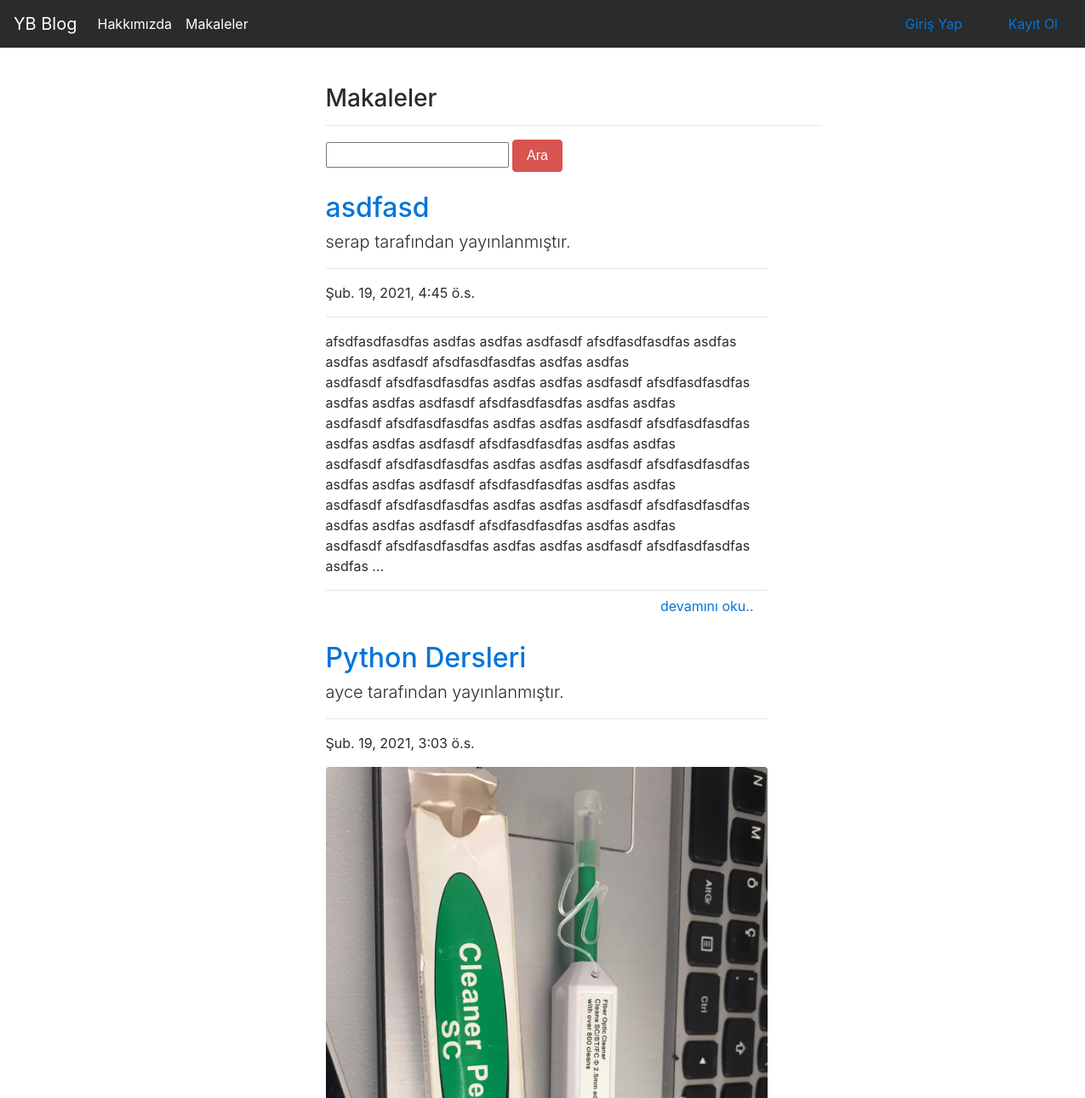
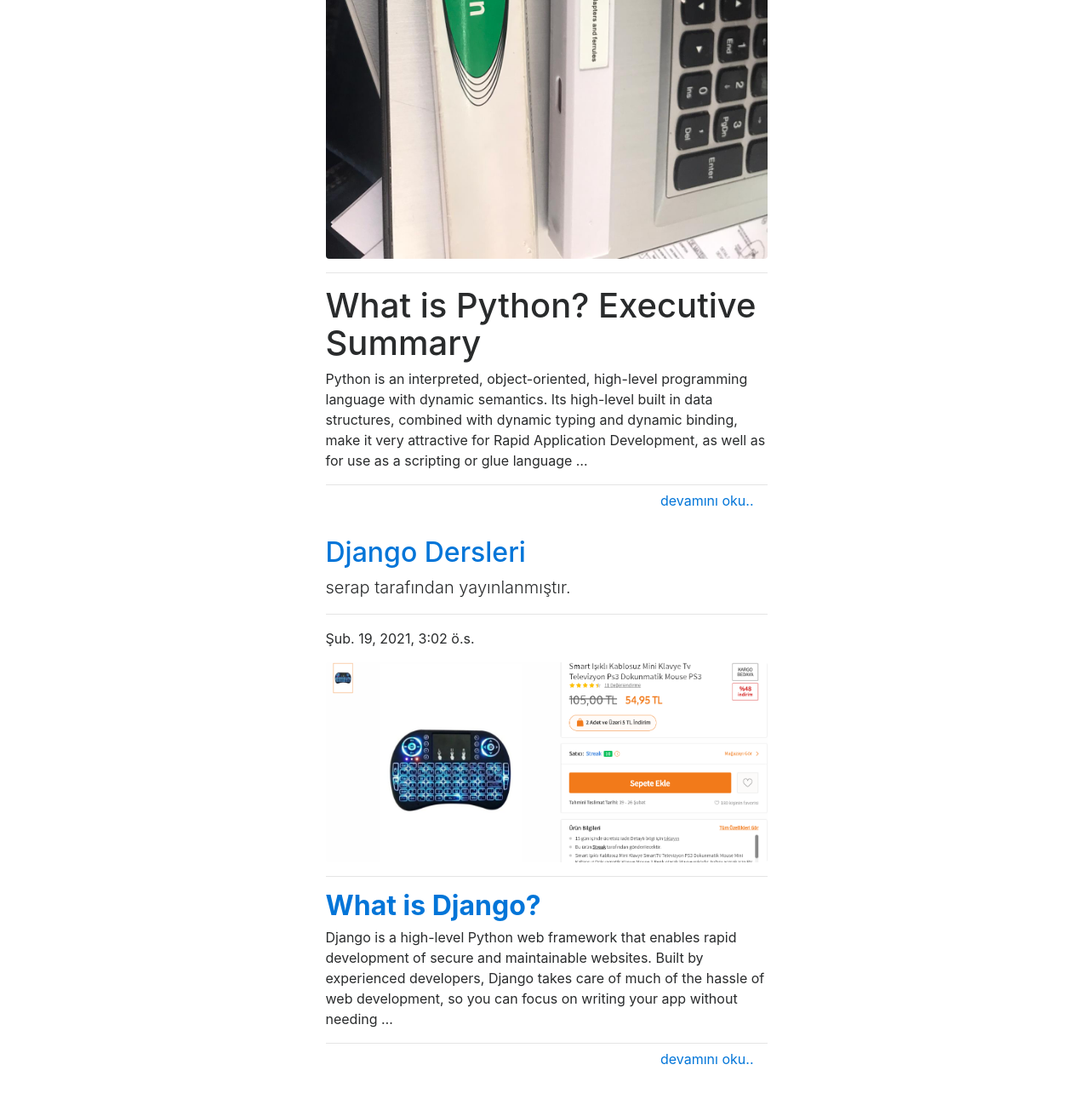
The app's page /article/ with its own data (2 pictures, top to bottom).
### article/models.py (models this page shows, shortened)
class Article(models.Model):
    author = models.ForeignKey("auth.User", on_delete = models.CASCADE, verbose_name = "Yazar")
    title = models.CharField(max_length = 50, verbose_name = "Başlık")
    content = RichTextField()
    created_date = models.DateTimeField(auto_now_add=True, verbose_name="Oluşturulma Tarihi")
    article_image = models.FileField(blank = True, null = True, verbose_name = "Makaleye fotoğraf ekleyin")
    class Meta:
        ordering = ['-created_date']

### article/views.py (the view)
# urls.py: path('', views.articles, name ="articles"),
def articles(request):
    keyword = request.GET.get("keyword")
    if keyword:
        articles = Article.objects.filter(title__contains = keyword)
        return render(request, "articles.html", {"articles":articles})
    articles = Article.objects.all()
    return render(request, "articles.html", {"articles" : articles})

### templates/articles.html (shortened to what this page needs)
{% extends "layout.html" %}
{% block body %}
<div class="row">
  <div class="col-md-10 offset-md-3">
    <div class="col-lg-8">
    <h3>Makaleler</h3>
   <hr>
<form>
  <input type="text" name = "keyword" class = "input-sm">
  <button type = "submit" class = "btn btn-danger">Ara</button>
</form>
</div>
</div>
</div>
  {% if articles %}
  {% for article in articles %}
     <div class="row">
      <div class="col-md-9 offset-md-3">
       <div class="col-lg-8">
         <a href="{% url 'article:detail' article.id %}">
          <h2 class="mt-4">{{article.title}}</h2></a>
            <p class="lead">
            {{article.author}} tarafından yayınlanmıştır.
            </p>
            <hr>
            <p>{{article.created_date}}</p>
            {% if article.article_image %}
            <a href="{% url 'article:detail' article.id %}">
            <img class="img-fluid rounded" src="{{article.article_image.url}}" alt=""></a>
            {% endif %}
            <hr>
          <p class = "lead">
            {{article.content|safe | truncatewords:50}}
          </p>
          <a style = "float : right" href="{% url 'article:detail' article.id %}" class="btn btn-submit">devamını oku..</a>
            <hr>
        </div>
      </div>
    </div>
  {% endfor %}
    {% endif %}
{% endblock %}

### templates/layout.html (shortened to what this page needs)
<!DOCTYPE html>
{% load static %}
<html lang="en">
<head>
    <link rel="stylesheet" href="{% static 'css/bootstrap.min.css' %}">
</head>
<body>
    {% include "includes/navbar.html" %}
    <div style = "margin-top : 100px; margin-bottom: 100px" class = "container">
        {% block body %}
        {% endblock %}
    </div>
</body>
</html>

### templates/includes/navbar.html (shortened to what this page needs)
<nav class="navbar navbar-toggleable-md navbar-inverse fixed-top bg-inverse">
    <a class="navbar-brand" href="{% url 'index' %}">YB Blog</a>
    <div class="collapse navbar-collapse" id="navbarCollapse">
      <ul class="navbar-nav mr-auto">
        <li class="nav-item active">
          <a class="nav-link" href="{% url 'about' %}">Hakkımızda </a>
          <li class="nav-item active">
            <a class="nav-link" href="{% url 'article:articles' %}">Makaleler </a>
          </li>
        </li>
      </ul>
      {% if request.user.is_authenticated  %}
      <ul class="navbar-nav ml-auto">
        <li class="nav-item active">
          <a class="nav-link" href="{% url 'article:dashboard' %}">Kontrol Paneli </a>
        </li>
        <li class="nav-item active">
          <a class="nav-link" href="{% url 'user:logout' %}">Çıkış Yap </a>
        </li>
      {% else %}
      <li class="nav-item active"></li>
        <a class="nav-link" href="{% url 'user:login' %}">Giriş Yap </a>
      {% endif %}
        <li class="nav-item active"></li>
          <a class="nav-link" href="{% url 'user:register' %}r">Kayıt Ol </a>
    </div>
  </nav>

### records on screen
Article: title "asdfasd", author "serap", created_date "Şub. 19, 2021, 4:45 ö.s.", content "afsdfasdfasdfas asdfas asdfas asdfasdf afsdfasdfasdfas asdfas asdfas asdfasdf afsdfasdfasdfas asdfas asdfas asdfasdf afsdfasdfasdfas asdfas asdfas asdfasdf afsdfasdfasdfas asdfas asdfas asdfasdf afsdfasdfasdfas asdfas asdfas asdfasdf afsdfasdfasdfas asdfas asdfas asdfasdf afsdfasdfasdfas asdfas asdfas asdfasdf afsdfasdfasdfas asdfas asdfas asdfasdf afsdfasdfasdfas asdfas asdfas asdfasdf afsdfasdfasdfas asdfas asdfas asdfasdf afsdfasdfasdfas asdfas asdfas asdfasdf afsdfasdfasdfas asdfas asdfas asdfasdf afsdfasdfasdfas asdfas asdfas asdfasdf afsdfasdfasdfas asdfas asdfas asdfasdf afsdfasdfasdfas asdfas asdfas asdfasdf afsdfasdfasdfas asdfas …"
Article: title "Python Dersleri", author "ayce", created_date "Şub. 19, 2021, 3:03 ö.s.", article_image (picture), content "What is Python? Executive Summary Python is an interpreted, object-oriented, high-level programming language with dynamic semantics. Its high-level built in data structures, combined with dynamic typing and dynamic binding, make it very attractive for Rapid Application Development, as well as for use as a scripting or glue language …"
Article: title "Django Dersleri", author "serap", created_date "Şub. 19, 2021, 3:02 ö.s.", article_image (picture), content "What is Django? Django is a high-level Python web framework that enables rapid development of secure and maintainable websites. Built by experienced developers, Django takes care of much of the hassle of web development, so you can focus on writing your app without needing …"
